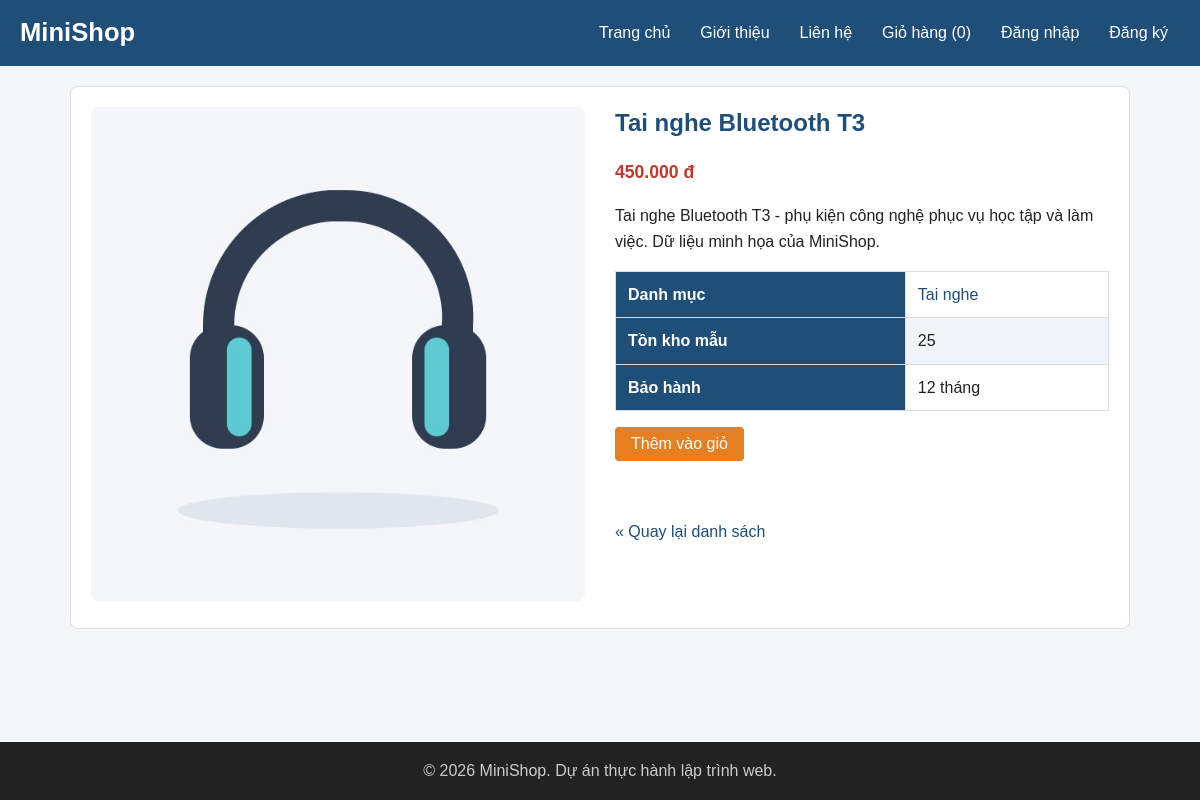
The app's page /product.php?id=3 with its own data.
### tables this page shows
CREATE TABLE IF NOT EXISTS products (
 id INT UNSIGNED AUTO_INCREMENT PRIMARY KEY,
 category_id INT UNSIGNED NOT NULL,
 name VARCHAR(200) NOT NULL,
 description TEXT NOT NULL,
 price DECIMAL(12,2) UNSIGNED NOT NULL,
 image VARCHAR(255) NOT NULL,
 stock INT UNSIGNED NOT NULL DEFAULT 0,
 warranty_months INT UNSIGNED NOT NULL DEFAULT 12,
 created_at TIMESTAMP NOT NULL DEFAULT CURRENT_TIMESTAMP,
 FOREIGN KEY (category_id) REFERENCES categories(id) ON DELETE RESTRICT
);

CREATE TABLE IF NOT EXISTS categories (
 id INT UNSIGNED AUTO_INCREMENT PRIMARY KEY,
 name VARCHAR(100) NOT NULL UNIQUE
);

### config/db.php (called while the page is built, shortened)
<?php
function db(): PDO {
    $config = require __DIR__ . '/config.php';
    $dsn = "mysql:host={$config['host']};port={$config['port']};dbname={$config['database']};charset={$config['charset']}";
    $pdo = new PDO($dsn, $config['username'], $config['password'], [
        PDO::ATTR_ERRMODE => PDO::ERRMODE_EXCEPTION,
        PDO::ATTR_DEFAULT_FETCH_MODE => PDO::FETCH_ASSOC,
        PDO::ATTR_EMULATE_PREPARES => false,
    ]);
    return $pdo;
}

### includes/functions.php (called while the page is built, shortened)
<?php
function e($value): string { return htmlspecialchars((string) $value, ENT_QUOTES | ENT_SUBSTITUTE, 'UTF-8'); }
function format_price($amount): string { return number_format((float) $amount, 0, ',', '.') . ' đ'; }

### product.php (the view, shortened to what this page needs)
<?php
$id = positive_id(query_text('id'));
$product = false;
if ($id !== null) {
    $statement = db()->prepare('SELECT p.*, c.name AS category_name FROM products p JOIN categories c ON c.id = p.category_id WHERE p.id = :id');
    $statement->execute(['id' => $id]);
    $product = $statement->fetch();
}
require __DIR__ . '/includes/header.php';
?>
<article class="product-detail">
    <div class="product-image"><img src="<?= e($product['image']) ?>" alt="<?= e($product['name']) ?>" width="400"></div>
    <div class="product-info">
        <h2><?= e($product['name']) ?></h2>
        <p class="price"><?= format_price($product['price']) ?></p>
        <p><?= nl2br(e($product['description'])) ?></p>
        <table><tbody>
            <tr><th scope="row">Danh mục</th><td><a href="index.php?category=<?= (int) $product['category_id'] ?>"><?= e($product['category_name']) ?></a></td></tr>
            <tr><th scope="row">Tồn kho mẫu</th><td><?= (int) $product['stock'] ?></td></tr>
            <tr><th scope="row">Bảo hành</th><td><?= (int) $product['warranty_months'] ?> tháng</td></tr>
        </tbody></table>
        <p><button type="button" class="btn btn-accent add-to-cart" data-id="<?= (int) $product['id'] ?>">Thêm vào giỏ</button></p>
        <p id="add-message" role="status" aria-live="polite"></p>
        <a href="index.php">&laquo; Quay lại danh sách</a>
    </div>
</article>
<?php require __DIR__ . '/includes/footer.php'; ?>

### css/style.css (style rules this page uses)
:root { --primary: #1f4e79; --primary-dark: #163a5a; --accent: #e67e22; --accent-dark: #cf6d17; --text: #222222; --muted: #666666; --border: #dddddd; --bg: #f5f6f8; --white: #ffffff; --danger: #c0392b; }
* { box-sizing: border-box; }
body { margin: 0; font-family: Arial, Helvetica, sans-serif; font-size: 16px; line-height: 1.6; color: var(--text); background-color: var(--bg); display: flex; flex-direction: column; min-height: 100vh; }
h1, h2, h3 { line-height: 1.3; }
h2 { color: var(--primary); }
a { color: var(--primary); text-decoration: none; }
img { max-width: 100%; height: auto; }
.price { color: var(--danger); font-size: 1.1rem; font-weight: bold; }
.btn { display: inline-block; padding: 8px 16px; border: none; border-radius: 4px; background-color: var(--primary); color: var(--white); font-size: 1rem; font-family: inherit; cursor: pointer; }
.btn-accent { background-color: var(--accent); }
.product-detail { display: grid; grid-template-columns: 1fr 1fr; gap: 30px; padding: 20px; border: 1px solid var(--border); border-radius: 8px; background-color: var(--white); }
.product-image img { width: 100%; border-radius: 8px; }
.product-info h2 { margin-top: 0; }
table { width: 100%; border-collapse: collapse; background-color: var(--white); }
th, td { padding: 10px 12px; border: 1px solid var(--border); text-align: left; }
th { background-color: var(--primary); color: var(--white); }
tbody tr:nth-child(even) { background-color: #f0f4f8; }
.product-card, .product-info, .product-image { min-width: 0; }
#add-message { min-height: 1.6em; color: var(--primary); }

### records on screen
products: image (picture), name "Tai nghe Bluetooth T3", price "450.000 đ", description "Tai nghe Bluetooth T3 - phụ kiện công nghệ phục vụ học tập và làm việc. Dữ liệu minh họa của MiniShop.", category.name "Tai nghe", stock "25", warranty_months "12"

### other values on screen
$label "Trang chủ"
$label "Giới thiệu"
$label "Liên hệ"
$label "Giỏ hàng"
$label "Đăng nhập"
$label "Đăng ký"
